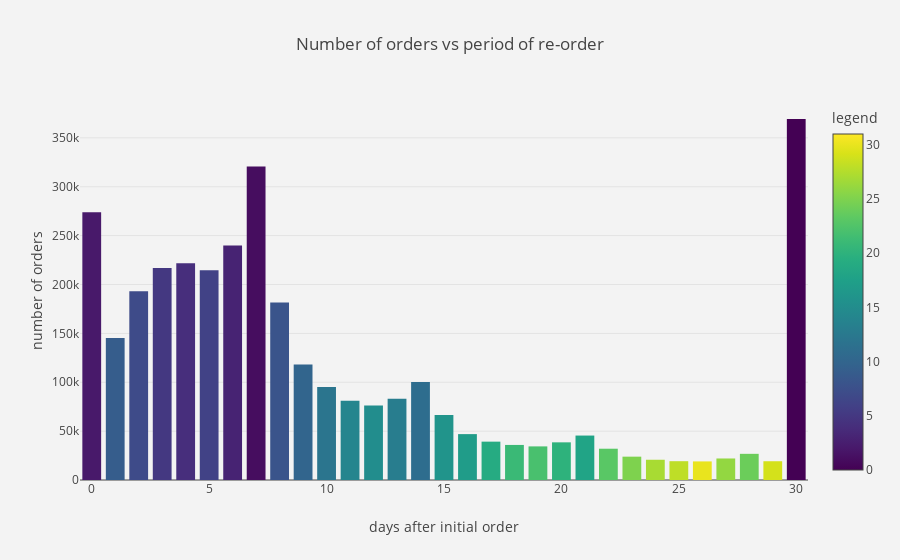

Source (notebook cell):
### Markdown cell above
# How many days after do people order again?

### Code cell
combined = orders.groupby("order_id")["days_since_prior_order"].aggregate("sum").reset_index()
combined = combined.days_since_prior_order.value_counts()

bar_chart(combined, 'Number of orders vs period of re-order', 'days after initial order','number of orders', 31)

### Figure 1 — Plotly figure (JSON) as saved in the notebook; plotly's stock layout.template omitted (floating-point values rounded to 4 significant figures)
{"data": [{"marker": {"cmax": 31, "cmin": 0, "color": [0, 1, 2, 3, 4, 5, 6, 7, 8, 9, 10, 11, 12, 13, 14, 15, 16, 17, 18, 19, 20, 21, 22, 23, 24, 25, 26, 27, 28, 29, 30], "colorbar": {"title": "legend"}, "colorscale": "Viridis"}, "type": "bar", "uid": "af0167ad-1b63-40b5-bcf6-e1f05a79de80", "x": [30, 7, 0, 6, 4, 3, 5, 2, 8, 1, 9, 14, 10, 13, 11, 12, 15, 16, 21, 17, 20, 18, 19, 22, 28, 23, 27, 24, 25, 29, 26], "y": [369323, 320608, 273964, 240013, 221696, 217005, 214503, 193206, 181717, 145247, 118188, 100230, 95186, 83214, 80970, 76146, 66579, 46941, 45470, 39245, 38527, 35881, 34384, 32012, 26777, 23885, 22013, 20712, 19234, 19191, 19016]}], "layout": {"paper_bgcolor": "rgb(243,243,243)", "plot_bgcolor": "rgb(243,243,243)", "title": "Number of orders vs period of re-order", "xaxis": {"title": "days after initial order"}, "yaxis": {"title": "number of orders"}}}
